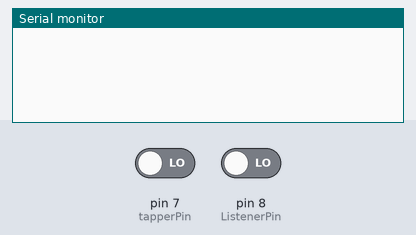
Simulated run of this sketch. Board: Arduino Uno, built with avr-gcc and run on an emulated ATmega328P. Shown: the last lines printed to the serial monitor. Inputs (shaded band) come from the test bench; at power-on: pin 8 (ListenerPin) LOW, pin 7 (tapperPin) LOW.

Above: at 1.2 s.
1.3 s: pin 8 (ListenerPin) driven HIGH
At 1.7 s:
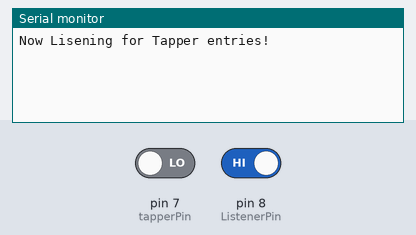
2.8 s: pin 8 (ListenerPin) driven LOW
At 4.3 s:
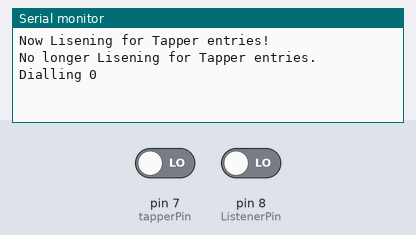

The sketch:

gamecontroller-phone.ino
```cpp
// Variables for the Listener
const int ListenerPin = 8; // The pin on the arduino board that this wire is connected to
int listenerState = 0; // To keep track of the opening and closing of the circuit

// Variables for the Tapper
const int tapperPin = 7; // The pin on the arduino board that this wire is connected to
int tapperState = 0; // To keep track of the opening and closing of the circuit
int tapperCount = 0; // To keep track of how often a tapper has reopened

// Generic message variable I can write to
String message = "";

// This function runs once, when your Arduino starts up with your app
void setup() {
	// The pinMode functions below tell Arduino to listen on the pins, rather than use the pins for writing.
	pinMode( ListenerPin, INPUT );
	pinMode( tapperPin, INPUT );

	Serial.begin(9600); // Serial allows me to log out messages back to my laptop. It needs to be started here.
}


// Everything in the loop function runs continuously-- it's the heartbeat of your app
void loop() {
	int newListenerState = digitalRead(ListenerPin); // Get the state of the Listener pin

	// LISTENER MANAGEMENT
	// if the Listener state changes from its previous state, we should turn on or off Tapper listening functionality
	if( listenerState != newListenerState ){
		listenerState = newListenerState;
		if( listenerState == 1 ){
			Serial.println("Now Lisening for Tapper entries!"); // Just here so I can see it happen
		}else{
			// Once the Listener closes, we should see how many tappers were recorded. We record Tappers in the Tapper Management block later
			Serial.println("No longer Lisening for Tapper entries.");
			message = "Dialling ";
			message += tapperCount;
			tapperCount = 0; // reset the Tapper count for the next time
			Serial.println(message);
		}
	}

	// TAPPER MANAGEMENT
	int newTapperState = digitalRead(tapperPin);
	if( tapperState != newTapperState ){ // If the tapper state has changed
		tapperState = newTapperState;
		if(listenerState == 1 && tapperState == 0){ // If the tapper has closed, and the Listener is listening
			tapperCount ++;
			message = "Tapper count: ";
			message += tapperCount;
			Serial.println(message);
		}
	}
}
```

Measured:
- after the input at 1.3 s, the serial monitor: prints a new line at once (image 1)
- after the input at 2.8 s, the serial monitor: prints a new line at once (image 2)
